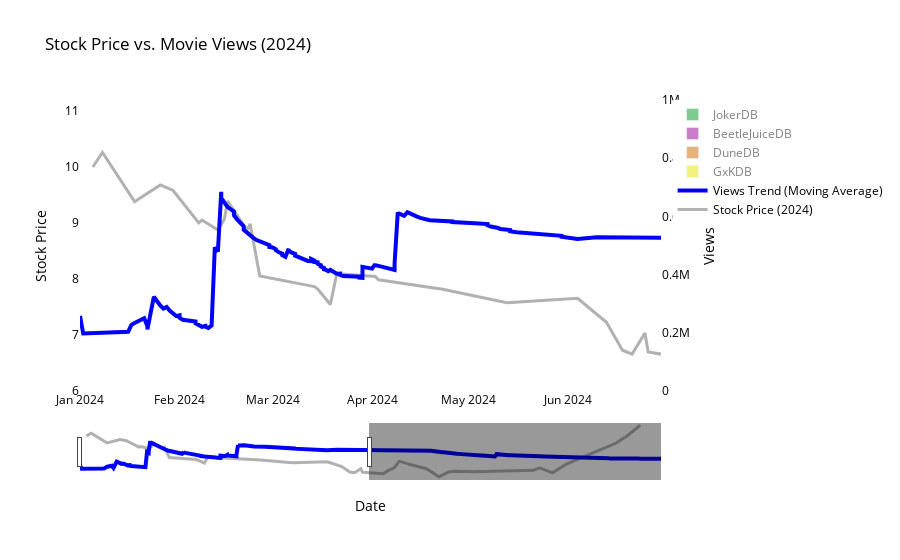

Here is the notebook cell this chart was saved with:
### Code cell
fig = go.Figure()

bar_colors = {
    'JokerDB': '#009427',
    'BeetleJuiceDB': '#94008f',
    'DuneDB': '#d16200',
    'GxKDB': '#e6e600'
}

data = pd.DataFrame({
    'Date': pd.concat([
        pd.Series(JokerDB_views.index),
        pd.Series(BeetleJuiceDB_views.index),
        pd.Series(DuneDB_views.index),
        pd.Series(GxKDB_views.index)
    ]),
    'View Count': pd.concat([
        pd.Series(JokerDB_views.values),
        pd.Series(BeetleJuiceDB_views.values),
        pd.Series(DuneDB_views.values),
        pd.Series(GxKDB_views.values)
    ]),
    'Movie': (['JokerDB'] * len(JokerDB_views) +
              ['BeetleJuiceDB'] * len(BeetleJuiceDB_views) +
              ['DuneDB'] * len(DuneDB_views) +
              ['GxKDB'] * len(GxKDB_views))
})

for movie_name in data['Movie'].unique():
    fig.add_trace(go.Bar(
        x=data[data['Movie'] == movie_name]['Date'],
        y=data[data['Movie'] == movie_name]['View Count'],
        name=movie_name,
        yaxis="y2",
        marker=dict(color=bar_colors.get(movie_name, 'lightblue')),
        visible="legendonly"
    ))

data_sorted = data.sort_values(by="Date")
data_sorted['Trend'] = data_sorted['View Count'].rolling(window=2000, min_periods=1).mean()

fig.add_trace(go.Scatter(
    x=data_sorted['Date'],
    y=data_sorted['Trend'],
    mode='lines',
    name='Views Trend (Moving Average)',
    line=dict(width=4, color='blue'),
    yaxis="y2"
))

fig.add_trace(go.Scatter(
    x=WBStockFull[WBStockFull['Date'].dt.year == 2024]['Date'],
    y=WBStockFull[WBStockFull['Date'].dt.year == 2024]['Open'],
    mode='lines',
    name='Stock Price (2024)',
    line=dict(width=3, color='rgba(100, 100, 100, 0.5)'),
    yaxis="y1"
))

fig.update_layout(
    title="Stock Price vs. Movie Views (2024)",
    title_font=dict(color="black"),
    xaxis_title="Date",
    xaxis=dict(
        title="Date",
        title_font=dict(color="black"),
        tickfont=dict(color="black"),
        range=[
            pd.Timestamp("2024-01-01"),
            pd.Timestamp("2024-06-30")
        ],
        rangeslider=dict(visible=True),
    ),
    yaxis=dict(
        title="Stock Price",
        title_font=dict(color="black"),
        tickfont=dict(color="black"),
        range=[WBStockFull[WBStockFull['Date'].dt.year == 2024]['Open'].min() - 0.3, WBStockFull[WBStockFull['Date'].dt.year == 2024]['Open'].max() + 0.2],
        side="left",
        showgrid=False
    ),
    yaxis2=dict(
        title="Views",
        title_font=dict(color="black"),
        tickfont=dict(color="black"),
        range=[0, 1000000],
        overlaying="y",
        side="right",
        showgrid=False
    ),
    legend=dict(font=dict(color="black")),
    plot_bgcolor="white",
    paper_bgcolor="white",
    height=800
)


html_file = '2024Graph.html'
fig.write_html(html_file)
fig.show()

### Figure 1 — Plotly figure (JSON) as saved in the notebook; plotly's stock layout.template omitted (floating-point values rounded to 4 significant figures; data arrays with more than 128 entries replaced by an {"elided": "..."} marker saying what was removed)
{"data": [{"marker": {"color": "#009427"}, "name": "JokerDB", "type": "bar", "visible": "legendonly", "x": ["2024-01-02", "2024-02-14", "2024-04-02", "2024-04-09", "2024-07-23", "2024-08-04", "2024-08-09", "2024-08-16", "2024-08-19", "2024-08-23", "2024-08-30", "2024-09-02", "2024-09-03", "2024-09-04", "2024-09-06", "2024-09-09", "2024-09-12", "2024-09-13", "2024-09-16", "2024-09-17", "2024-09-18", "2024-09-19", "2024-09-20", "2024-09-23", "2024-09-24", "2024-09-25", "2024-09-26", "2024-09-27", "2024-09-28", "2024-10-01", "2024-10-02", "2024-10-03", "2024-10-04", "2024-10-05", "2024-10-06", "2024-10-08", "2024-10-09", "2024-10-15", "2024-10-18", "2024-10-22", "2024-10-28", "2024-10-29", "2024-10-31", "2024-11-02", "2024-11-06", "2024-11-22", "2024-11-26", "2024-11-27", "2024-12-13", "2024-12-17", "2024-12-23", "2024-12-26", "2024-12-27"], "y": [137363, 357797, 1977733, 19864602, 1388219, 68927, 245731, 52918, 685045, 86211, 545072, 277303, 590864, 405806, 161437, 561376, 22307, 153898, 54056, 28886, 8795164, 119324, 130037, 179437, 82073, 129754, 103736, 130279, 28954, 352939, 313311, 351618, 121738, 45065, 45822, 29697, 32923, 30457, 18121, 64176, 149551, 36886, 20681, 25384, 27888, 18822, 30683, 18846, 45088, 22691, 38141, 44635, 49110], "yaxis": "y2"}, {"marker": {"color": "#94008f"}, "name": "BeetleJuiceDB", "type": "bar", "visible": "legendonly", "x": ["2024-05-21", "2024-05-23", "2024-06-10", "2024-06-27", "2024-07-18", "2024-07-26", "2024-07-30", "2024-08-05", "2024-08-06", "2024-08-07", "2024-08-08", "2024-08-09", "2024-08-10", "2024-08-11", "2024-08-12", "2024-08-13", "2024-08-14", "2024-08-15", "2024-08-16", "2024-08-17", "2024-08-18", "2024-08-19", "2024-08-20", "2024-08-21", "2024-08-22", "2024-08-23", "2024-08-24", "2024-08-25", "2024-08-26", "2024-08-27", "2024-08-28", "2024-08-29", "2024-08-30", "2024-08-31", "2024-09-01", "2024-09-02", "2024-09-03", "2024-09-04", "2024-09-05", "2024-09-06", "2024-09-07", "2024-09-08", "2024-09-09", "2024-09-10", "2024-09-11", "2024-09-12", "2024-09-13", "2024-09-14", "2024-09-17", "2024-09-18", "2024-09-19", "2024-09-20", "2024-09-21", "2024-10-01", "2024-10-07", "2024-10-08", "2024-10-22", "2024-10-23", "2024-10-26", "2024-10-31", "2024-11-01", "2024-11-02", "2024-11-06", "2024-11-26", "2024-11-27", "2024-11-28", "2024-12-09", "2024-12-10", "2024-12-12", "2024-12-13", "2024-12-18"], "y": [103909, 352925, 1326948, 55315, 503348, 20360, 30773, 516535, 47992, 64994, 12456, 21852, 10420, 29267, 22979, 24068, 26608, 55634, 57671, 52270, 9657, 23413, 36675, 34621, 16054, 62834, 35504, 64112, 328787, 67915, 24136, 21172, 98176, 32504, 24463, 32776, 48896, 50888, 142628, 685104, 103429, 37382, 25740, 49947, 33881, 79531, 96816, 31825, 24268, 10034, 16349, 72409, 21464, 49508, 38150, 22683, 35633, 55048, 11049, 8679, 12324, 8807, 6467, 53321, 43847, 8578, 28086, 20877, 20270, 24834, 26701], "yaxis": "y2"}, {"marker": {"color": "#d16200"}, "name": "DuneDB", "type": "bar", "visible": "legendonly", "x": ["2024-01-01", "2024-01-17", "2024-01-21", "2024-01-22", "2024-01-24", "2024-01-25", "2024-01-26", "2024-01-27", "2024-01-28", "2024-01-29", "2024-01-30", "2024-01-31", "2024-02-01", "2024-02-05", "2024-02-06", "2024-02-07", "2024-02-08", "2024-02-09", "2024-02-10", "2024-02-12", "2024-02-13", "2024-02-14", "2024-02-15", "2024-02-16", "2024-02-18", "2024-02-19", "2024-02-20", "2024-02-21", "2024-02-22", "2024-02-23", "2024-02-24", "2024-02-25", "2024-02-26", "2024-02-27", "2024-02-28", "2024-02-29", "2024-03-01", "2024-03-02", "2024-03-03", "2024-03-04", "2024-03-05", "2024-03-06", "2024-03-07", "2024-03-08", "2024-03-09", "2024-03-10", "2024-03-12", "2024-03-13", "2024-03-14", "2024-03-15", "2024-03-16", "2024-03-17", "2024-03-18", "2024-03-21", "2024-03-22", "2024-03-28", "2024-03-29", "2024-04-08", "2024-04-09", "2024-04-15", "2024-04-16", "2024-04-18", "2024-04-19", "2024-04-26", "2024-05-03", "2024-05-07", "2024-05-08", "2024-05-10", "2024-05-11", "2024-05-14", "2024-05-16", "2024-05-30", "2024-06-01", "2024-10-15", "2024-10-24", "2024-11-07", "2024-11-08", "2024-11-18", "2024-11-20", "2024-11-21", "2024-12-03", "2024-12-06", "2024-12-08", "2024-12-09", "2024-12-10", "2024-12-11", "2024-12-12", "2024-12-13", "2024-12-16", "2024-12-18", "2024-12-27", "2024-12-30"], "y": [257833, 299020, 330411, 134887, 1221929, 145991, 177337, 161017, 353955, 108838, 158457, 96168, 306873, 117700, 102259, 103283, 80931, 290526, 95021, 8282577, 67724, 276011, 82729, 77670, 43906, 57018, 40265, 79234, 81460, 179852, 121361, 159640, 272231, 319359, 246487, 341111, 412639, 180688, 75808, 238358, 118717, 2117941, 58528, 210290, 189560, 62908, 119256, 992860, 96289, 58388, 81132, 62503, 92785, 89812, 413190, 143082, 4002780, 2623123, 543532, 146635, 81521, 190915, 64517, 300610, 135779, 36823, 40236, 47306, 37902, 50222, 94338, 41553, 39948, 114657, 756165, 54128, 73092, 29958, 53864, 42117, 965392, 1479096, 19241, 1774211, 26059, 34841, 61082, 39274, 55081, 145985, 135737, 1447550], "yaxis": "y2"}, {"marker": {"color": "#e6e600"}, "name": "GxKDB", "type": "bar", "visible": "legendonly", "x": ["2024-01-16", "2024-01-18", "2024-01-22", "2024-02-01", "2024-02-02", "2024-02-06", "2024-02-09", "2024-02-10", "2024-02-11", "2024-02-13", "2024-02-14", "2024-02-18", "2024-02-21", "2024-02-29", "2024-03-02", "2024-03-04", "2024-03-06", "2024-03-08", "2024-03-10", "2024-03-11", "2024-03-13", "2024-03-14", "2024-03-15", "2024-03-16", "2024-03-17", "2024-03-18", "2024-03-19", "2024-03-20", "2024-03-21", "2024-03-22", "2024-03-23", "2024-03-24", "2024-03-25", "2024-03-26", "2024-03-27", "2024-03-28", "2024-03-29", "2024-03-30", "2024-03-31", "2024-04-01", "2024-04-02", "2024-04-03", "2024-04-04", "2024-04-05", "2024-04-06", "2024-04-07", "2024-04-08", "2024-04-09", "2024-04-10", "2024-04-11", "2024-04-12", "2024-04-13", "2024-04-14", "2024-04-15", "2024-04-26", "2024-05-07", "2024-05-14", "2024-05-28", "2024-05-30", "2024-06-04"], "y": [215456, 259314, 58187, 112164, 119354, 236981, 170227, 204569, 464312, 765956, 6954172, 78558, 151272, 176939, 284843, 147905, 105257, 104370, 454662, 229371, 387937, 68984, 346029, 52666, 61990, 38836, 933704, 21442, 40268, 60926, 26879, 363214, 188288, 466671, 186189, 527861, 300428, 216711, 155044, 301978, 73621, 180914, 164643, 300890, 39270, 117272, 66473, 254744, 115403, 96354, 1983269, 134685, 204815, 180813, 53073, 163844, 45725, 29686, 35036, 28961], "yaxis": "y2"}, {"line": {"color": "blue", "width": 4}, "mode": "lines", "name": "Views Trend (Moving Average)", "type": "scatter", "x": {"elided": "276 str values"}, "y": {"elided": "276 float values"}, "yaxis": "y2"}, {"line": {"color": "rgba(100, 100, 100, 0.5)", "width": 3}, "mode": "lines", "name": "Stock Price (2024)", "type": "scatter", "x": ["2024-12-17T00:00:00", "2024-12-09T00:00:00", "2024-12-02T00:00:00", "2024-11-01T00:00:00", "2024-10-23T00:00:00", "2024-10-15T00:00:00", "2024-10-11T00:00:00", "2024-09-04T00:00:00", "2024-08-23T00:00:00", "2024-08-19T00:00:00", "2024-08-13T00:00:00", "2024-08-05T00:00:00", "2024-07-26T00:00:00", "2024-07-19T00:00:00", "2024-07-16T00:00:00", "2024-07-12T00:00:00", "2024-07-09T00:00:00", "2024-06-26T00:00:00", "2024-06-25T00:00:00", "2024-06-21T00:00:00", "2024-06-18T00:00:00", "2024-06-13T00:00:00", "2024-06-04T00:00:00", "2024-05-13T00:00:00", "2024-04-23T00:00:00", "2024-04-03T00:00:00", "2024-04-02T00:00:00", "2024-03-21T00:00:00", "2024-03-19T00:00:00", "2024-03-15T00:00:00", "2024-03-14T00:00:00", "2024-02-26T00:00:00", "2024-02-23T00:00:00", "2024-02-22T00:00:00", "2024-02-16T00:00:00", "2024-02-15T00:00:00", "2024-02-13T00:00:00", "2024-02-08T00:00:00", "2024-02-07T00:00:00", "2024-01-30T00:00:00", "2024-01-26T00:00:00", "2024-01-18T00:00:00", "2024-01-08T00:00:00", "2024-01-05T00:00:00"], "y": [11, 10.04, 9.37, 7.47, 6.65, 7.09, 6.87, 6.75, 6.79, 6.72, 6.29, 7.02, 7.4, 7.71, 7.13, 6.86, 6.56, 6.69, 7.03, 6.65, 6.72, 7.22, 7.65, 7.57, 7.81, 7.98, 8.04, 8.09, 7.54, 7.82, 7.86, 8.05, 8.98, 8.87, 9.39, 9.07, 8.87, 9.05, 9, 9.58, 9.68, 9.38, 10.26, 10], "yaxis": "y"}], "layout": {"autosize": true, "legend": {"font": {"color": "black"}}, "paper_bgcolor": "white", "plot_bgcolor": "white", "title": {"font": {"color": "black"}, "text": "Stock Price vs. Movie Views (2024)"}, "xaxis": {"range": ["2024-01-01T00:00:00", "2024-06-30T00:00:00"], "rangeslider": {"autorange": true, "range": ["2024-01-01", "2024-12-30"], "visible": true, "yaxis": {"_template": null, "rangemode": "match"}, "yaxis2": {"_template": null, "rangemode": "match"}}, "tickfont": {"color": "black"}, "title": {"font": {"color": "black"}, "text": "Date"}, "type": "date"}, "yaxis": {"range": [5.99, 11.2], "showgrid": false, "side": "left", "tickfont": {"color": "black"}, "title": {"font": {"color": "black"}, "text": "Stock Price"}, "type": "linear"}, "yaxis2": {"overlaying": "y", "range": [0, 1000000], "showgrid": false, "side": "right", "tickfont": {"color": "black"}, "title": {"font": {"color": "black"}, "text": "Views"}, "type": "linear"}}}
